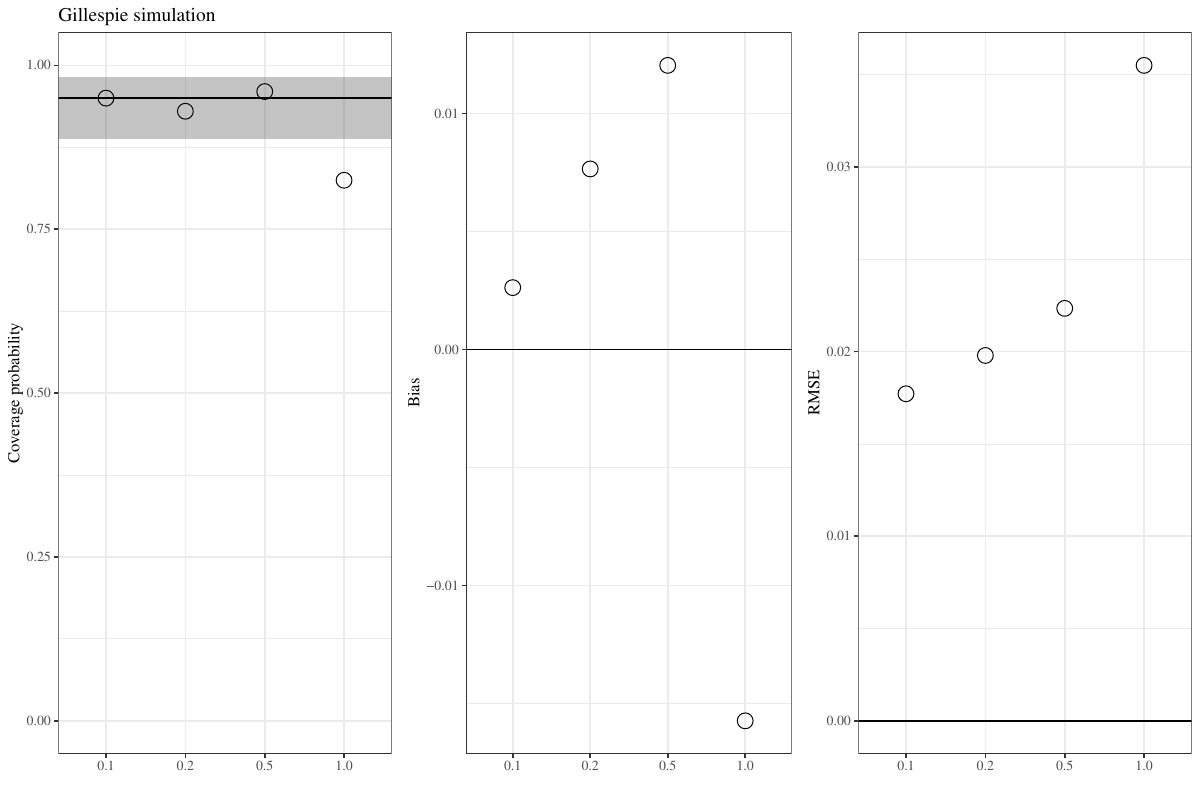

The R source for this figure:
library(tidyr)
library(dplyr)
library(gridExtra)
library(ggplot2); theme_set(theme_bw(base_size = 12,
									 base_family = "Times"))

if (.Platform$OS.type=="windows") {
	windowsFonts(Times=windowsFont("Times"))
} 

## use Dark2 rather than Set1 because colour #6 of Set1 is yellow (ugh/too light)
scale_colour_discrete <- function(...,palette="Dark2") scale_colour_brewer(...,palette=palette)
scale_fill_discrete <- function(...,palette="Dark2") scale_fill_brewer(...,palette=palette)

classify <- data.frame(
	type=c("pomp1", "pomp2", "pomp3", "pomp4"),
	delta=c("0.1", "0.2", "0.5", "1.0")
)

allcover_sir <- list()

templist <- list()
for (i in 0:9) {
	fn <- paste0("../sir_fit/pomp_0_1_fit_", i, ".rda")
	
	load(fn)
	
	templist[[i+1]] <- fitlist %>% 
		bind_rows(.id="sim") %>%
		mutate(sim=as.character(as.numeric(sim)+i*10))
}

allcover_sir$pomp1 <- bind_rows(templist)

templist <- list()
for (i in 0:9) {
	fn <- paste0("../sir_fit/pomp_0_2_fit_", i, ".rda")
	
	load(fn)
	
	templist[[i+1]] <- fitlist %>% 
		bind_rows(.id="sim") %>%
		mutate(sim=as.character(as.numeric(sim)+i*10))
}

allcover_sir$pomp2 <- bind_rows(templist)

templist <- list()
for (i in 0:9) {
	fn <- paste0("../sir_fit/pomp_0_5_fit_", i, ".rda")
	
	load(fn)
	
	templist[[i+1]] <- fitlist %>% 
		bind_rows(.id="sim") %>%
		mutate(sim=as.character(as.numeric(sim)+i*10))
}

allcover_sir$pomp3 <- bind_rows(templist)

templist <- list()
for (i in 0:9) {
	fn <- paste0("../sir_fit/pomp_1_0_fit_", i, ".rda")
	
	load(fn)
	
	templist[[i+1]] <- fitlist %>% 
		bind_rows(.id="sim") %>%
		mutate(sim=as.character(as.numeric(sim)+i*10))
}

allcover_sir$pomp4 <- bind_rows(templist)

alldata <- bind_rows(allcover_sir, .id="type") %>%
	merge(classify)

estdata <- alldata %>%
	filter(param %in% c("beta")) %>%
	group_by(param, type, delta) %>%
	mutate(error=log(mean/2)) %>%
	summarize(
		bias=mean(error),
		RMSE=sqrt(mean(error^2)),
		coverage=mean(coverage, na.rm=TRUE)
	) %>%
	ungroup 

g1 <- ggplot(estdata) +
	geom_rect(xmin=-Inf, xmax=Inf, ymin=0.887, ymax=0.983, alpha=0.1) +
	geom_hline(yintercept=0.95, lty=1) +
	geom_point(aes(delta, coverage), size=5, shape=1) +
	scale_y_continuous("Coverage probability", limits=c(0, 1)) +
	scale_shape_manual("Time-scale", values=c(1, 16)) +
	scale_colour_discrete("Estimation") +
	ggtitle("Gillespie simulation") +
	xlab("")

g2 <- ggplot(estdata) +
	geom_hline(yintercept=0, lty=1) +
	geom_point(aes(delta, bias), size=5, shape=1) +
	scale_y_continuous("Bias") +
	scale_shape_manual("Time-scale", values=c(1, 16)) +
	scale_colour_discrete("Estimation") +
	ggtitle("") +
	xlab("")
	
g3 <- ggplot(estdata) +
	geom_hline(yintercept=0, lty=1) +
	geom_point(aes(delta, RMSE), size=5, shape=1) +
	scale_y_continuous("RMSE") +
	scale_shape_manual("Time-scale", values=c(1, 16)) +
	scale_colour_discrete("Estimation") +
	ggtitle("") +
	xlab("")

gcomp <- arrangeGrob(
	g1, g2, g3,
	nrow=1
)

ggsave("compare_estimate_sir_pomp.pdf", gcomp, width=12, height=4)
